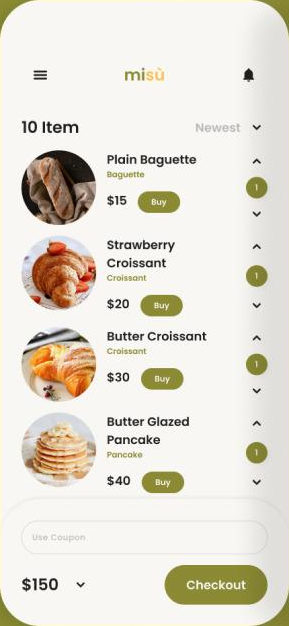
#> input picture kantong-kejutan/cook/refs/S01.png, 289 x 626 px, found by its file name; its folder holds 4 pictures in this run
$ python pairs.py refs/R01.png
#> lines starting #> are read from the running program, lines starting #| are printed output that depends on the picture
import sys
from PIL import Image
r=sys.argv[1]; H=620
def pair(s):
#> called with s = 'S01'
    a=Image.open(f'cook/refs/{s}.png').convert('RGB'); b=Image.open(f'cook/stills/{r}/{s}.png').convert('RGB')
#> in pair, a is the input picture: PIL image 289x626 RGB; mean R, G, B 228.6, 224, 213.2
    a=a.resize((int(a.width*H/a.height),H)); b=b.resize((int(b.width*H/b.height),H))
#> after `a = a.resize((int(a.width * H / a.height), H))`:
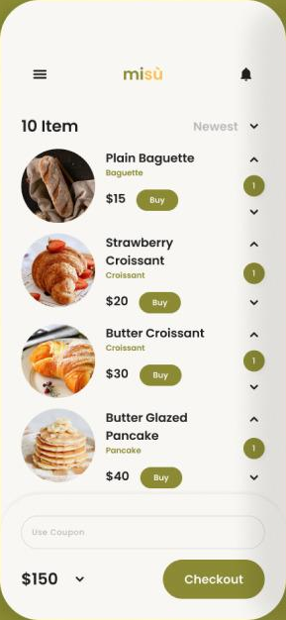
#> a: PIL image 286x620 RGB; mean R, G, B 228.6, 224, 213.1
    im=Image.new('RGB',(a.width+b.width+10,H),(139,137,52)); im.paste(a,(0,0)); im.paste(b,(a.width+10,0)); return im
#> after `im.paste(a, (0, 0))`:
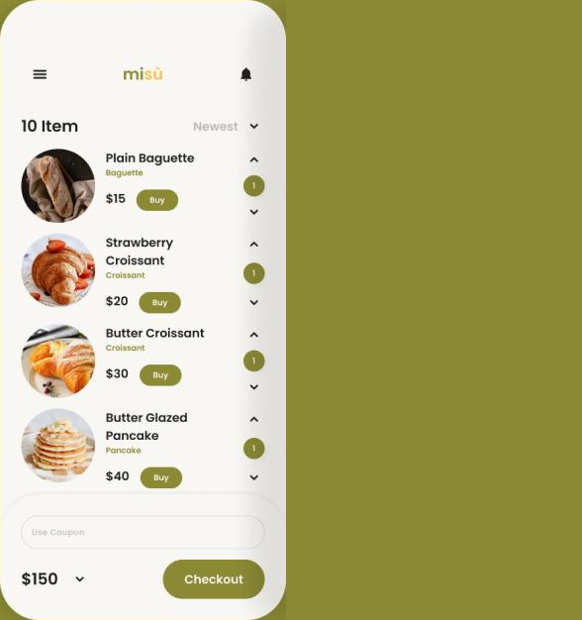
#> im: PIL image 582x620 RGB; mean R, G, B 183, 179.8, 131.2
#> after `im.paste(b, (a.width + 10, 0))`:
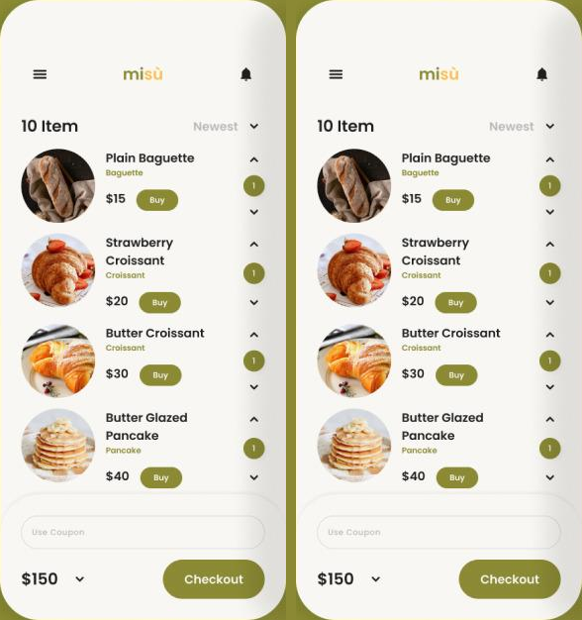
#> im: PIL image 582x620 RGB; mean R, G, B 227.1, 222.5, 210.4
def sheet(names,out):
    ps=[pair(n) for n in names]; W=sum(p.width for p in ps)+20*(len(ps)-1)
#> call 2 of pair, with s = 'S02'
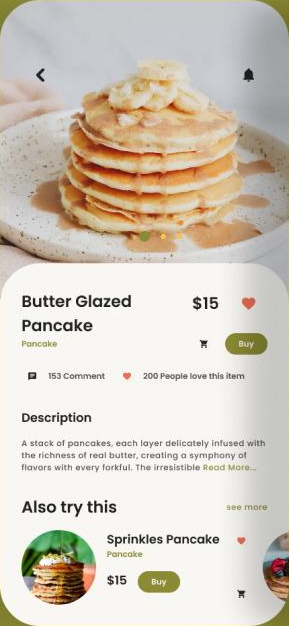
#> input picture kantong-kejutan/cook/refs/S02.png, 289 x 626 px, found by its file name
#> in pair, a is the input picture: PIL image 289x626 RGB; mean R, G, B 211.3, 203.4, 191.2
#> in pair (call 2), `a = a.resize((int(a.width * H / a.height), H))`:
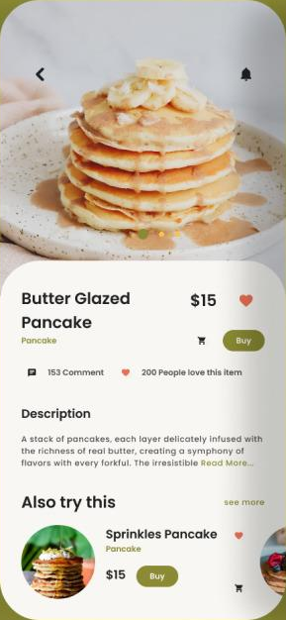
#> a: PIL image 286x620 RGB; mean R, G, B 211.3, 203.4, 191.2
#> in pair (call 2), `im.paste(a, (0, 0))`:
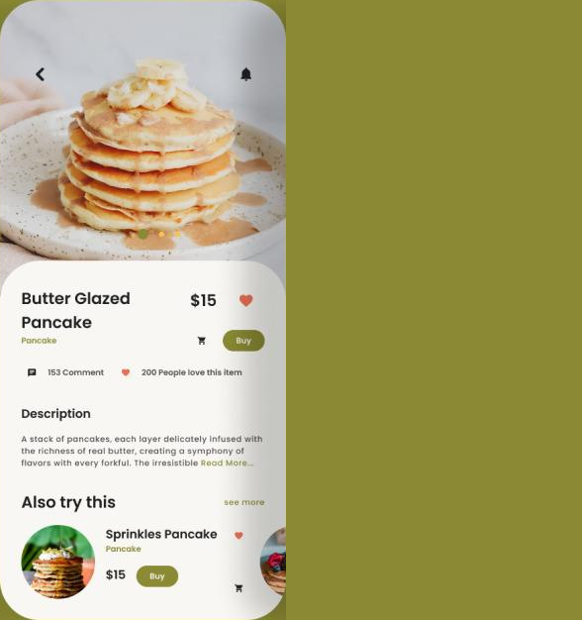
#> im: PIL image 582x620 RGB; mean R, G, B 174.5, 169.6, 120.4
#> in pair (call 2), `im.paste(b, (a.width + 10, 0))`:
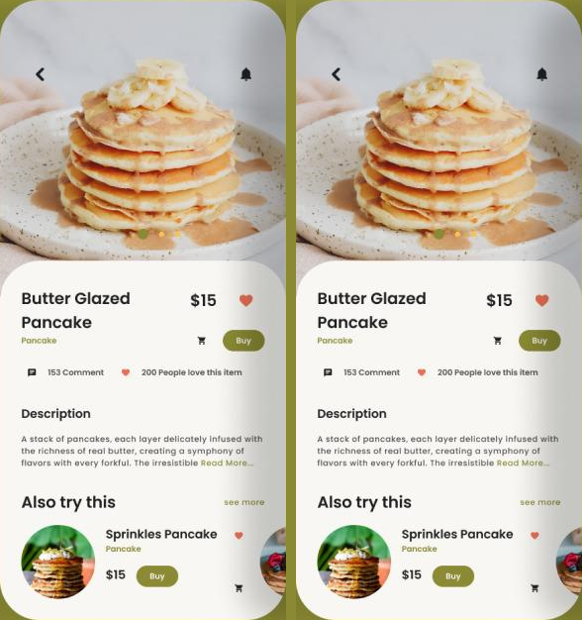
#> im: PIL image 582x620 RGB; mean R, G, B 210, 202.2, 188.8
    im=Image.new('RGB',(W,H),(60,60,30)); x=0
    for p in ps: im.paste(p,(x,0)); x+=p.width+20
    im.save(out,quality=88)
#> (the run stopped early here; a loop or call above may not have finished)
